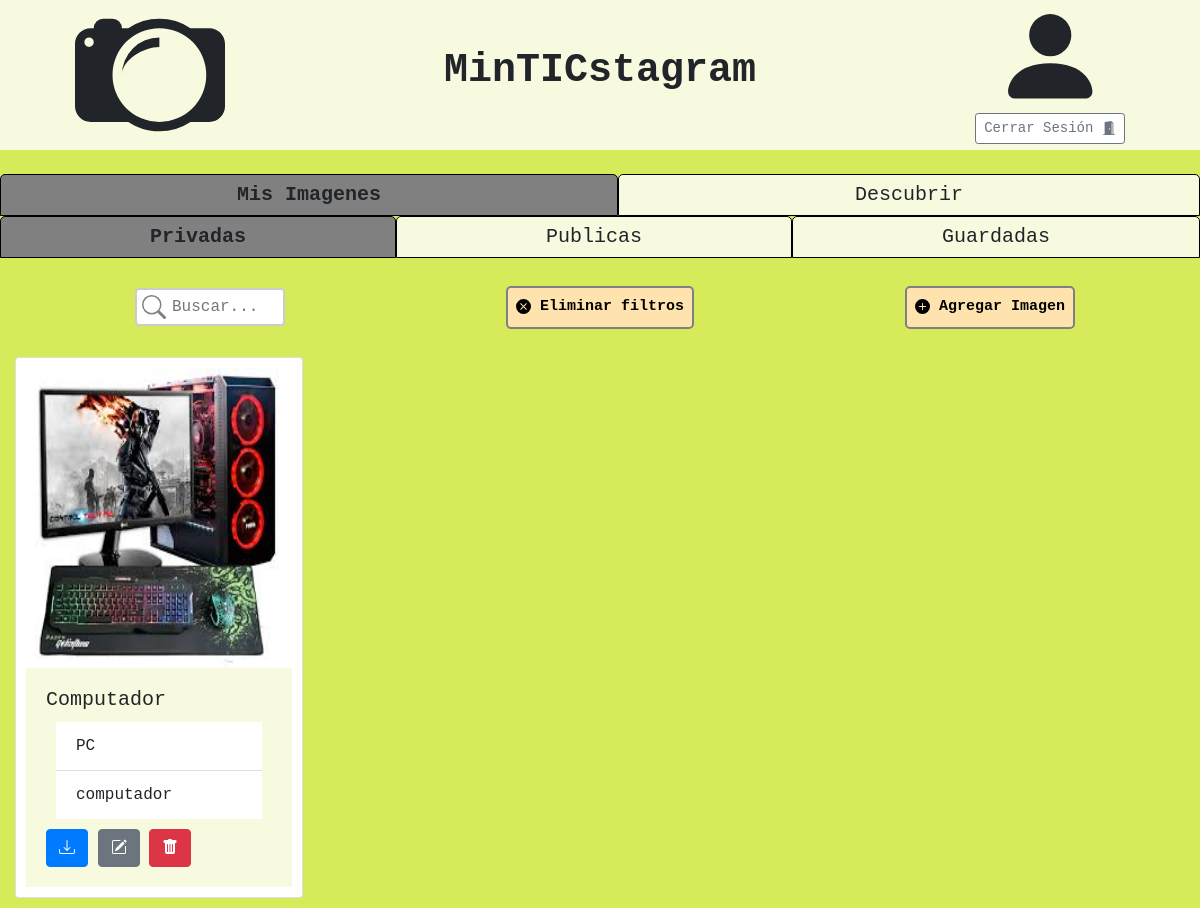
Screenshot of /principal/ (signed in) with the database file from the repository.
### tables this page shows
CREATE TABLE Imagenes (
    id INTEGER PRIMARY KEY AUTOINCREMENT,
    id_usuario REFERENCES Usuarios(id),
    nombre_imagen TEXT,
    ruta TEXT,
    privada BOOLEAN
);

CREATE TABLE Etiquetas (
    id INTEGER PRIMARY KEY AUTOINCREMENT,
    nombre_etiqueta TEXT UNIQUE
);

### controlador.py (the view)
@app.route("/principal/", methods=('GET', 'POST'))
@login_required
def principal():
    img_privadas = get_imagenes(session['user_id'], 1)
    img_publicas = get_imagenes(session['user_id'], 0)
    img_guardadas = get_guardadas(session['user_id'])
    img_descubrir = descubir_imagenes(session['user_id'])
    username = request.cookies.get('usuario')
    return render_template("principal.html",  galeria1=img_privadas, galeria2=img_publicas, galeria3=img_guardadas, galeria4=img_descubrir)

### controlador.py (called while the page is built)
def login_required(view):
    @wraps(view)
    def wrapped_view(*arg, **kwargs):
        if g.user is None:
            return redirect(url_for( 'ingreso' ))
        return view(*arg, **kwargs)
    return wrapped_view

@app.before_request
def load_logged_in_user():
    user_id = session.get('user_id')
    if user_id is None:
        g.user = None
    else:
        g.user = get_usuario_byID(user_id)

### db.py (called while the page is built)
def conectar():
    try:
        if 'db' not in g:
            g.db = sqlite3.connect('MinTICstagram.db')
        return g.db
    except Error as e:
        print(e)

def desconectar():
    try:
        db = g.pop('db', None)
        if db is not None:
            db.close()
    except Error as e:
        print(e)

def get_usuario_byID(id_):
    query = """SELECT id, nombre_usuario, correo, contraseña
               FROM Usuarios
               WHERE id=?;"""
    values = (id_,)
    keys = ['id', 'nombre', 'correo', 'contraseña']
    try:
        con = conectar()
        cursor = con.cursor()
        cursor.execute(query, values)
        res = cursor.fetchone()
        desconectar()
        return None if res is None else {k:v for k,v in zip(keys, res)}
    except Error as e:
        print(e)

def get_imagenes(usrId, privada):
    query = """SELECT id, nombre_imagen, ruta
               FROM Imagenes
               WHERE id_usuario=? AND privada=?;"""
    values = (usrId, 1 if privada else 0)
    try:
        con = conectar()
        cursor = con.cursor()
        cursor.execute(query, values)
        imagenes = cursor.fetchall()
        desconectar()
        keys = ['id', 'nombre', 'ruta']
        imagenes = [{k:v for k,v in zip(keys,img)} for img in imagenes]
        for img in imagenes:
            img['etiquetas'] = get_etiquetas(img['id'])
        return imagenes
    except Error as e:
        print(e)

def get_guardadas(usrId):
    query = """SELECT I.id, I.nombre_imagen, I.ruta
               FROM Imagenes AS I
               INNER JOIN MeGusta AS MG ON MG.id_imagen = I.id
               WHERE MG.id_usuario=?;"""
    values = (usrId,)
    try:
        con = conectar()
        cursor = con.cursor()
        cursor.execute(query, values)
        imagenes = cursor.fetchall()
        desconectar()
        keys = ['id', 'nombre', 'ruta']
        imagenes = [{k:v for k,v in zip(keys,img)} for img in imagenes]
        for img in imagenes:
            img['etiquetas'] = get_etiquetas(img['id'])
        return imagenes
    except Error as e:
        print(e)

### templates/principal.html (shortened to what this page needs)
<!DOCTYPE html>
<html lang="es">
<head>
    <link rel="stylesheet" href="https://cdn.jsdelivr.net/npm/bootstrap@4.5.3/dist/css/bootstrap.min.css"
>
    <link rel="stylesheet" href="{{ url_for('static', filename='estilos/principales.css') }}">
</head>
<body>
    <header>
        <div id="wrapper">
            <div id="column1">
            </div>
            <div id="column2">
                <h1 style="font-weight: bold;">MinTICstagram</h1>
            </div>
            <div id="column3">
                <div class="logo">
                    <svg height="100%" viewBox="0 0 16 16" class="bi bi-person-fill" fill="currentColor"
                        xmlns="http://www.w3.org/2000/svg">
                        <path fill-rule="evenodd"
                            d="M3 14s-1 0-1-1 1-4 6-4 6 3 6 4-1 1-1 1H3zm5-6a3 3 0 1 0 0-6 3 3 0 0 0 0 6z" />
                    </svg>
                </div>
                <div>
                    <button type="button" class="btn btn-outline-secondary btn-sm" data-toggle="modal"
                        data-target="#modalCerrarSesion">
                        Cerrar Sesión
                    </button>
                </div>
            </div>
        </div>
    </header>
    <br>
    <div class="grid-container two-cols">
        <div class="grid-item tab" id="myImgs-tab" onclick="openTab('myImgs');">
            Mis Imagenes
        </div>
        <div class="grid-item tab" id="buscar-tab" onclick="openTab('buscar');">
            Descubrir
        </div>
    </div>
    <div class="tab-content" id="myImgs-content" style="display: none;">
        <div class="grid-container three-cols">
            <div class="grid-item tab-img" id="privadas-tab" onclick="obtenerSubTab('privadas');">
                Privadas
            </div>
            <div class="grid-item tab-img" id="publicas-tab" onclick="obtenerSubTab('publicas');">
                Publicas
            </div>
            <div class="grid-item tab-img" id="guardadas-tab" onclick="obtenerSubTab('guardadas');">
                Guardadas
            </div>
        </div>
        <br>
        <div class="tab-content" id="privadas-content" style="display: none;">
            <div class="container-fluid">
                <div class="container-fluid">
                    <div class="row">
                        <div class="col align-self-center center">
                            <form style="text-align: center;" action="{{ url_for('buscarPrivadas') }}" method="POST"
                                enctype="multipart/form-data">
                                <input type="text" class="searchbar" name="search" placeholder="Buscar...">
                            </form>
                        </div>
                        <div class="col align-self-center center">
                            <form action="{{ url_for('principal') }}" method="POST" enctype="multipart/form-data">
                                <button type="submit" class="boton">
                                    Eliminar filtros
                                </button>
                            </form>
                        </div>
                        <div class="col align-self-center center">
                            <button type="button" class="boton" data-toggle="modal" data-target="#nuevaImgModal">
                                <svg width="1em" height="1em" viewBox="0 0 16 16" class="bi bi-plus-circle-fill"
                                    fill="currentColor" xmlns="http://www.w3.org/2000/svg">
                                    <path fill-rule="evenodd"
                                        d="M16 8A8 8 0 1 1 0 8a8 8 0 0 1 16 0zM8.5 4.5a.5.5 0 0 0-1 0v3h-3a.5.5 0 0 0 0 1h3v3a.5.5 0 0 0 1 0v-3h3a.5.5 0 0 0 0-1h-3v-3z" />
                                </svg>
                                Agregar Imagen
                            </button>
                        </div>
                    </div>
                </div>
                <br>
                <div class="row">
                    {% for t in galeria1 %}
                    <div class="col-md-3">
                        <div class="card mx-auto" style="width: 18rem; padding: 10px; margin-bottom: 10px;">
                            <img src="{{ url_for('static', filename= t['ruta'] ) }}" class="card-img-top myImg"
                                width="300" height="300" onclick="showImgModal(event);">
                            <div class="card-body">
                                <h5 class="card-title" style="float: left;"> {{ t['nombre'] }} </h5><br>
                                <ul class="list-group list-group-flush" style="display: block; margin: 10px;">
                                    {% for q in t['etiquetas'] %}
                                        <li class="list-group-item">{{ q }}</li>
                                    {% endfor %}
                                </ul>
                                <a download="imagen.jpg" href="{{ url_for('static', filename= t['ruta'] ) }}">
                                    <button type="button" class="btn btn-primary">
                                    </button>
                                </a>
                                {% set id = t['id'] %}
                                {% set ruta = t['ruta'] %}
                                <button type="button" class="btn btn-secondary" data-toggle="modal"
                                    data-target="#actualizarImgModal"
                                    onclick="displayImgOnUpdateModal(event, '{{ id }}', '{{ ruta }}'); setRadioBtn('Privada');">
                                </button>
                                <a href="{{ url_for('delete', id= t['id'] ) }}">
                                    <button type="button" class="btn btn-danger">
                                    </button>
                                </a>
                            </div>
                        </div>
                    </div>
                    {% endfor %}
                </div>
            </div>
        </div>
    </div>
</body>
</html>

### static/estilos/principales.css (style rules this page uses)
* { font-family: "Courier New", Courier, monospace; margin: 0; box-sizing: border-box; }
.btn-group-sm>.btn, .btn-sm { background-color: white; }
body { background-color: #d7eb5a; font-family: "Courier New", Courier, monospace; margin: 0; }
header { width:100%; background-color: #f7fade; height: 150px; text-align: center; left: 0; top: 0; }
#wrapper { width:100%; height:150px; margin:auto; display: flex; }
#column1 { width:25%; height:150px; float:left; align-items: center; }
#column2 { width:50%; height:150px; float:left; line-height: 150px; text-align: center; display:flex; align-items: center; justify-content: center; }
#column3 { width:25%; height:150px; align-items: center; float:left; }
.logo { display: inline-block; height: 75%; vertical-align: middle; }
.boton { background-color: #ffe3ae; color: black; text-align: center; text-decoration: none; display: inline-block; font-family: 'Courier New', Courier, monospace; font-weight:bold; font-size:15px; padding: 8px; margin: 4px 2px; transition-duration: 0.4s; cursor: pointer; border-radius: 5px; border: 2px solid gray; }
.searchbar { width: 150px; box-sizing: border-box; border: 2px solid #ccc; border-radius: 4px; font-size: 16px; background-color: white; background-image: url('../img/searchicon.svg'); background-position: 5px 5px; background-repeat: no-repeat; padding: 5px 20px 5px 35px; transition: width 0.4s ease-in-out; }
.center { text-align: center; }
.grid-container { display: grid; grid-gap: 0px; padding: 0px; }
.two-cols { grid-template-columns: auto auto; }
.three-cols { grid-template-columns: auto auto auto; }
.grid-item { background-color: #f7fade; border: 1px solid black; border-radius: 5px 5px 0 0; text-align: center; padding: 5px; font-size: 20px; cursor: pointer; }
.active { background-color: grey; font-weight: bold; }
.myImg { cursor: pointer; transition: 0.3s; }
.card-body { background-color: #f7fade; }

### rows the page displays
Imagenes: ruta (picture), nombre "Computador"
Etiquetas: nombre_etiqueta "PC"
Etiquetas: nombre_etiqueta "computador"
